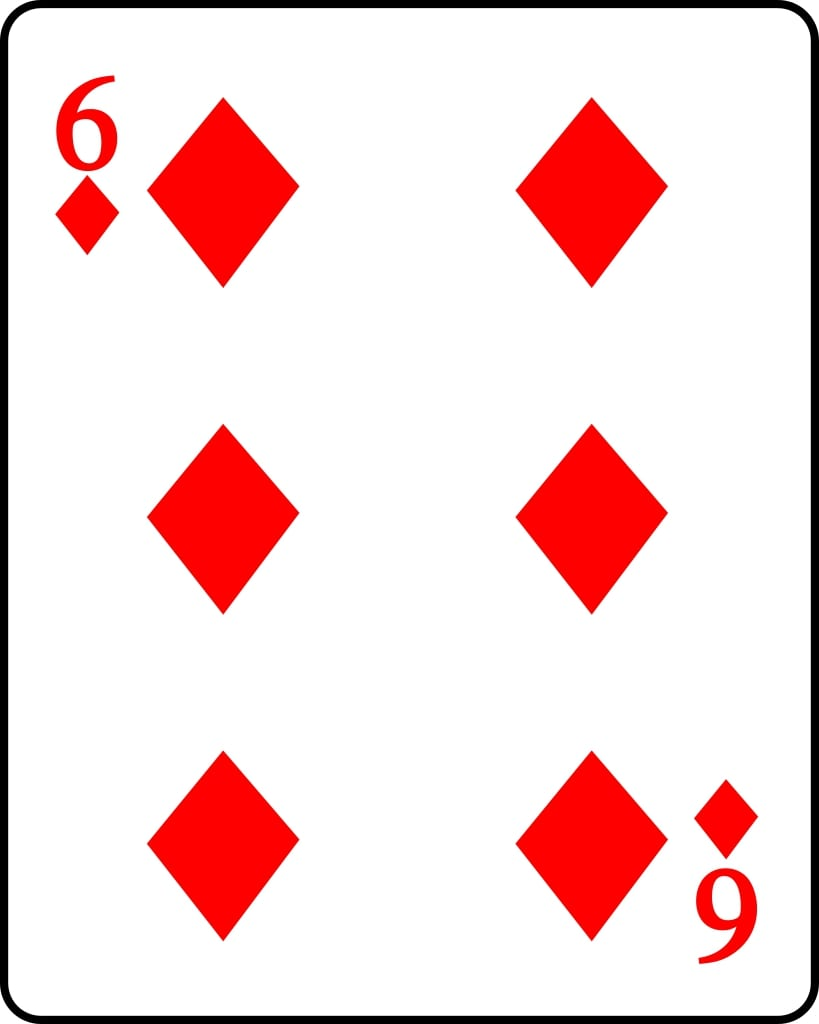
#> input picture template_matching_under_noise/card.jpg, 819 x 1024 px
$ python template_matching_under_noise.py
#> lines starting #> are read from the running program, lines starting #| are printed output that depends on the picture; after the words box and inside, x2 and y2 are one past the last pixel; in counts of white or black regions, pixels touching at a corner belong together
# ΑΠΑΙΤΟΥΜΕΝΑ ΠΑΚΕΤΑ
import cv2
import numpy as np
import random
import time
import skimage.metrics
import skimage.measure
import os

# ΚΑΤΑΣΚΕΥΗ ΣΥΝΑΡΤΗΣΗΣ ΘΟΡΥΒΟΥ
def noise(image,prob):
  rows,cols = image.shape
  output = np.zeros(image.shape,np.uint8)
  for i in range(rows):
      for j in range(cols):
         pixel = image[i,j]
         output[i][j] = pixel + (prob * random.random() * pixel) - (prob * random.random() * pixel)
  return output

# ΔΗΛΩΣΗ ΤΟΥ ΒΑΣΙΚΟΥ ΜΟΝΟΠΑΤΙΟΥ
path = r''

# ΕΠΙΛΟΓΗ ΤΟΥ ΜΟΝΟΠΑΤΙΟΥ ΠΟΥ ΦΤΙΑΞΑΜΕ ΠΙΟ ΠΑΝΩ
os.chdir(path)

# ΔΙΑΒΑΣΜΑ ΤΗΣ ΕΙΚΟΝΑΣ
image = cv2.imread('card.jpg')
#> image is the input picture: shape (1024, 819, 3); mean B, G, R 216.3, 216.3, 245.4

# ΔΙΑΒΑΣΜΑ ΤΟΥ TEMPLATE
template = cv2.imread('template.jpg',0)
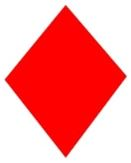
#> input picture template_matching_under_noise/template.JPG, 131 x 163 px, found by its file name
#> template: shape (163, 131); min 59, max 255, mean 176.1
w, h = template.shape[::-1]
#> w = 131; h = 163

### ΕΡΩΤΗΜΑ A ###

# ΔΗΛΩΣΗ ΜΟΝΟΠΑΤΙΟΥ ΑΠΟΘΗΚΕΥΣΗΣ
directory = path + '\_Temp_match_noise'

# ΕΠΙΛΟΓΗ ΤΟΥ ΜΟΝΟΠΑΤΙΟΥ ΠΟΥ ΦΤΙΑΞΑΜΕ ΠΙΟ ΠΑΝΩ
os.chdir(directory)

# NOISE 0%
# ΑΝΤΙΓΡΑΦΗ ΤΗΣ ΑΡΧΙΚΗΣ ΕΙΚΟΝΑΣ
img = image.copy()

# ΜΕΤΑΤΡΟΠΗ ΤΗΣ ΕΙΚΟΝΑΣ ΣΕ ΓΚΡΙ
img_gray = cv2.cvtColor(img, cv2.COLOR_BGR2GRAY)

# ΕΙΣΑΓΩΓΗ ΘΟΡΥΒΟΥ
img_gray_noise_0 = noise(img_gray,0)

# ΤΡΕΞΙΜΟ ΤΟΥ TEMPLATE MATCHING
res = cv2.matchTemplate(img_gray_noise_0,template,cv2.TM_CCOEFF_NORMED)
threshold = 0.5
loc = np.where( res >= threshold)
#> loc = 12923 positions, rows 82 to 794, columns 134 to 549

# ΣΧΕΔΙΑΣΜΟΣ ΤΩΝ ΚΟΥΤΙΩΝ ΣΤΑ ΚΑΤΑΛΛΗΛΑ ΣΗΜΕΙΑ
for pt in zip(*loc[::-1]):
    cv2.rectangle(img, pt, (pt[0] + w, pt[1] + h), (0,255,255), 2)
#> this loop made 12923 passes
#> pt on passes 1 to 3: (162, 82), (163, 82), (164, 82)

# ΕΜΦΑΝΙΣΗ ΤΗΣ ΕΙΚΟΝΑΣ
cv2.namedWindow('Detection with 0% noise', cv2.WINDOW_NORMAL)
cv2.imshow('Detection with 0% noise',img)
cv2.resizeWindow('Detection with 0% noise', 819, 1024)
cv2.imwrite('0%_noise.jpg', img)
cv2.waitKey()
cv2.destroyAllWindows()


# NOISE 5%
# ΑΝΤΙΓΡΑΦΗ ΤΗΣ ΑΡΧΙΚΗΣ ΕΙΚΟΝΑΣ
img = image.copy()

# ΜΕΤΑΤΡΟΠΗ ΤΗΣ ΕΙΚΟΝΑΣ ΣΕ ΓΚΡΙ
img_gray = cv2.cvtColor(img, cv2.COLOR_BGR2GRAY)

# ΕΙΣΑΓΩΓΗ ΘΟΡΥΒΟΥ
img_gray_noise_5 = noise(img_gray,0.05)

# ΤΡΕΞΙΜΟ ΤΟΥ TEMPLATE MATCHING
res = cv2.matchTemplate(img_gray_noise_5,template,cv2.TM_CCOEFF_NORMED)
threshold = 0.3
loc = np.where( res >= threshold)
#> loc = 4753 positions, rows 91 to 785, columns 141 to 542

# ΣΧΕΔΙΑΣΜΟΣ ΤΩΝ ΚΟΥΤΙΩΝ ΣΤΑ ΚΑΤΑΛΛΗΛΑ ΣΗΜΕΙΑ
for pt in zip(*loc[::-1]):
    cv2.rectangle(img, pt, (pt[0] + w, pt[1] + h), (0,255,255), 2)
#> this loop made 4753 passes
#> pt on passes 1 to 3: (156, 91), (157, 91), (158, 91)
#> img: shape (1024, 819, 3); 15.71% of pixels changed, all inside (x1, y1, x2, y2) = (140, 90, 675, 950)

# ΕΜΦΑΝΙΣΗ ΤΗΣ ΕΙΚΟΝΑΣ
cv2.namedWindow('Detection with 5% noise', cv2.WINDOW_NORMAL)
cv2.imshow('Detection with 5% noise',img)
cv2.resizeWindow('Detection with 5% noise', 819, 1024)
cv2.imwrite('5%_noise.jpg', img)
cv2.waitKey()
cv2.destroyAllWindows()


# NOISE 10%
# ΑΝΤΙΓΡΑΦΗ ΤΗΣ ΑΡΧΙΚΗΣ ΕΙΚΟΝΑΣ
img = image.copy()

# ΜΕΤΑΤΡΟΠΗ ΤΗΣ ΕΙΚΟΝΑΣ ΣΕ ΓΚΡΙ
img_gray = cv2.cvtColor(img, cv2.COLOR_BGR2GRAY)

# ΕΙΣΑΓΩΓΗ ΘΟΡΥΒΟΥ
img_gray_noise_10 = noise(img_gray,0.1)
#> call 3 of noise, with prob = 0.1
#> after the loop in noise (call 3), `for i in range(rows):`:
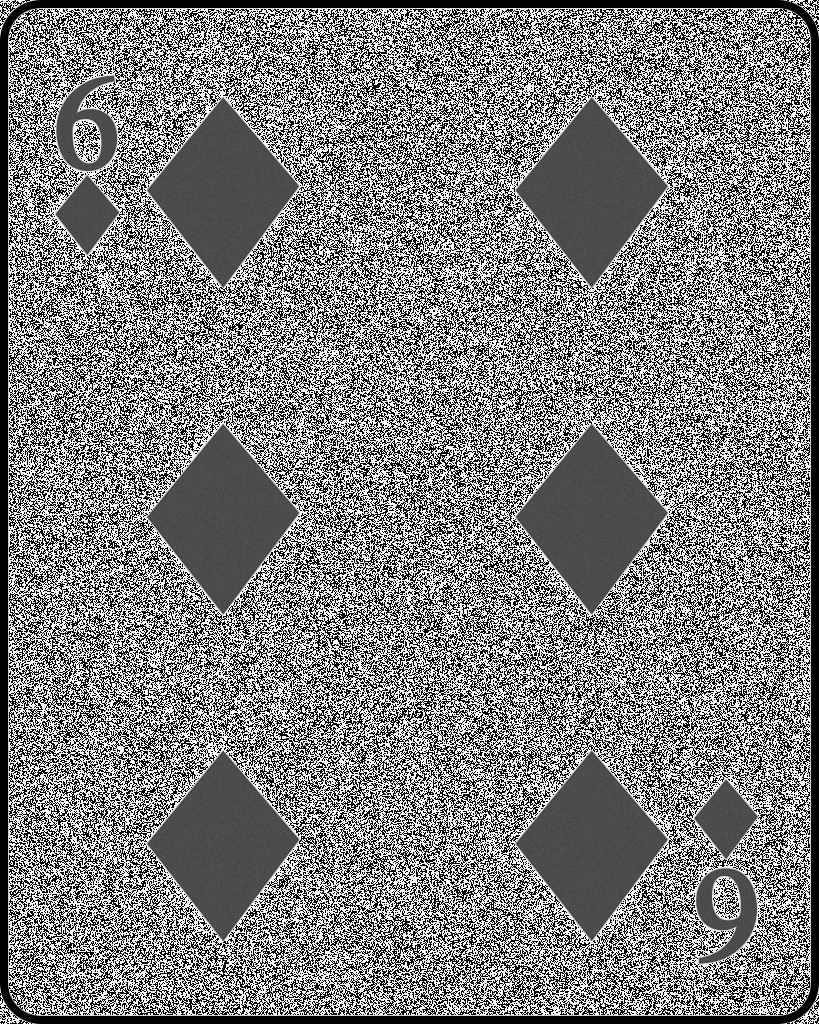
#> output: shape (1024, 819); min 0, max 255, mean 126.2

# ΤΡΕΞΙΜΟ ΤΟΥ TEMPLATE MATCHING
res = cv2.matchTemplate(img_gray_noise_10,template,cv2.TM_CCOEFF_NORMED)
threshold = 0.3
loc = np.where( res >= threshold)
#> loc = 30 positions, rows 96 to 782, columns 156 to 539

# ΣΧΕΔΙΑΣΜΟΣ ΤΩΝ ΚΟΥΤΙΩΝ ΣΤΑ ΚΑΤΑΛΛΗΛΑ ΣΗΜΕΙΑ
for pt in zip(*loc[::-1]):
    cv2.rectangle(img, pt, (pt[0] + w, pt[1] + h), (0,255,255), 2)
#> this loop made 30 passes
#> pt on passes 1 to 12: (156, 96), (525, 96), (156, 97), (539, 109), (512, 764), (526, 775), (527, 775), (527, 776), (526, 777), (527, 777), (525, 778), (526, 778)
#> img: shape (1024, 819, 3); 1.76% of pixels changed, all inside (x1, y1, x2, y2) = (155, 95, 672, 947)

# ΕΜΦΑΝΙΣΗ ΤΗΣ ΕΙΚΟΝΑΣ
cv2.namedWindow('Detection with 10% noise', cv2.WINDOW_NORMAL)
cv2.imshow('Detection with 10% noise',img)
cv2.resizeWindow('Detection with 10% noise', 819, 1024)
cv2.imwrite('10%_noise.jpg', img)
cv2.waitKey()
cv2.destroyAllWindows()


# NOISE 15%
# ΑΝΤΙΓΡΑΦΗ ΤΗΣ ΑΡΧΙΚΗΣ ΕΙΚΟΝΑΣ
img = image.copy()

# ΜΕΤΑΤΡΟΠΗ ΤΗΣ ΕΙΚΟΝΑΣ ΣΕ ΓΚΡΙ
img_gray = cv2.cvtColor(img, cv2.COLOR_BGR2GRAY)

# ΕΙΣΑΓΩΓΗ ΘΟΡΥΒΟΥ
img_gray_noise_15 = noise(img_gray,0.15)

# ΤΡΕΞΙΜΟ ΤΟΥ TEMPLATE MATCHING
res = cv2.matchTemplate(img_gray_noise_15,template,cv2.TM_CCOEFF_NORMED)
threshold = 0.3
loc = np.where( res >= threshold)
#> loc = (empty array, empty array)

# ΣΧΕΔΙΑΣΜΟΣ ΤΩΝ ΚΟΥΤΙΩΝ ΣΤΑ ΚΑΤΑΛΛΗΛΑ ΣΗΜΕΙΑ
for pt in zip(*loc[::-1]):
    cv2.rectangle(img, pt, (pt[0] + w, pt[1] + h), (0,255,255), 2)
#> this loop made 0 passes

# ΕΜΦΑΝΙΣΗ ΤΗΣ ΕΙΚΟΝΑΣ
cv2.namedWindow('Detection with 15% noise', cv2.WINDOW_NORMAL)
cv2.imshow('Detection with 15% noise',img)
cv2.resizeWindow('Detection with 15% noise', 819, 1024)
cv2.imwrite('15%_noise.jpg', img)
cv2.waitKey()
cv2.destroyAllWindows()


# NOISE 20%
# ΑΝΤΙΓΡΑΦΗ ΤΗΣ ΑΡΧΙΚΗΣ ΕΙΚΟΝΑΣ
img = image.copy()

# ΜΕΤΑΤΡΟΠΗ ΤΗΣ ΕΙΚΟΝΑΣ ΣΕ ΓΚΡΙ
img_gray = cv2.cvtColor(img, cv2.COLOR_BGR2GRAY)

# ΕΙΣΑΓΩΓΗ ΘΟΡΥΒΟΥ
img_gray_noise_20 = noise(img_gray,0.2)
#> after the loop in noise (call 5), `for i in range(rows):`:
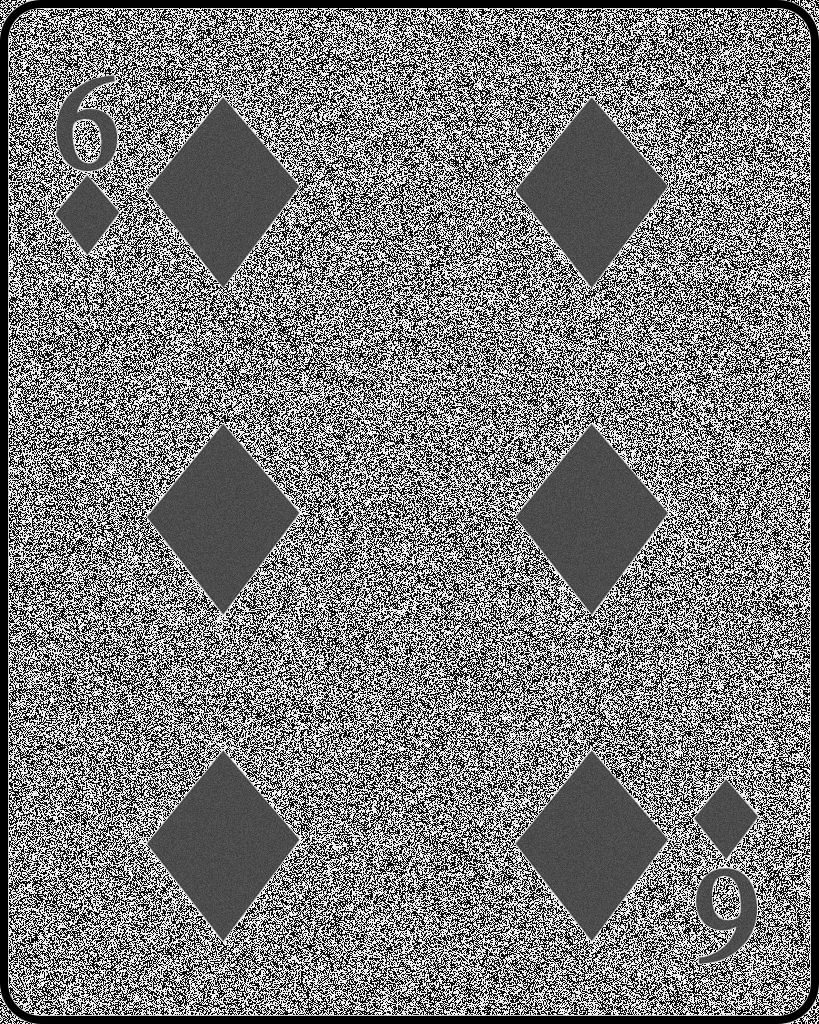
#> output: shape (1024, 819); min 0, max 255, mean 121.7

# ΤΡΕΞΙΜΟ ΤΟΥ TEMPLATE MATCHING
res = cv2.matchTemplate(img_gray_noise_20,template,cv2.TM_CCOEFF_NORMED)
threshold = 0.3
loc = np.where( res >= threshold)

# ΣΧΕΔΙΑΣΜΟΣ ΤΩΝ ΚΟΥΤΙΩΝ ΣΤΑ ΚΑΤΑΛΛΗΛΑ ΣΗΜΕΙΑ
for pt in zip(*loc[::-1]):
    cv2.rectangle(img, pt, (pt[0] + w, pt[1] + h), (0,255,255), 2)

# ΕΜΦΑΝΙΣΗ ΤΗΣ ΕΙΚΟΝΑΣ
cv2.namedWindow('Detection with 20% noise', cv2.WINDOW_NORMAL)
cv2.imshow('Detection with 20% noise',img)
cv2.resizeWindow('Detection with 20% noise', 819, 1024)
cv2.imwrite('20%_noise.jpg', img)
cv2.waitKey()
cv2.destroyAllWindows()


### ΕΡΩΤΗΜΑ B ###

# ΔΗΛΩΣΗ ΜΟΝΟΠΑΤΙΟΥ ΑΠΟΘΗΚΕΥΣΗΣ
directory1 = path + '\_Temp_match_noise_gaussian'

# ΕΠΙΛΟΓΗ ΤΟΥ ΜΟΝΟΠΑΤΙΟΥ ΠΟΥ ΦΤΙΑΞΑΜΕ ΠΙΟ ΠΑΝΩ
os.chdir(directory1)

# NOISE 0% WITH GAUSSIAN FILTER
# ΑΝΤΙΓΡΑΦΗ ΤΗΣ ΑΡΧΙΚΗΣ ΕΙΚΟΝΑΣ
img = image.copy()

# ΕΦΑΡΜΟΓΗ ΤΟΥ GAUSSIAN FILTER
img_noise_gauss_0 = cv2.GaussianBlur(img_gray_noise_0, (5,5), 0)

# ΤΡΕΞΙΜΟ ΤΟΥ TEMPLATE MATCHING
res = cv2.matchTemplate(img_noise_gauss_0,template,cv2.TM_CCOEFF_NORMED)
threshold = 0.5
loc = np.where( res >= threshold)
#> loc = 13265 positions, rows 82 to 794, columns 134 to 549

# ΣΧΕΔΙΑΣΜΟΣ ΤΩΝ ΚΟΥΤΙΩΝ ΣΤΑ ΚΑΤΑΛΛΗΛΑ ΣΗΜΕΙΑ
for pt in zip(*loc[::-1]):
    cv2.rectangle(img, pt, (pt[0] + w, pt[1] + h), (0,255,255), 2)
#> this loop made 13265 passes
#> pt on passes 1 to 3: (151, 82), (152, 82), (153, 82)

# ΕΜΦΑΝΙΣΗ ΤΗΣ ΕΙΚΟΝΑΣ
cv2.namedWindow('Detection with 0% noise and gaussian filter', cv2.WINDOW_NORMAL)
cv2.imshow('Detection with 0% noise and gaussian filter',img)
cv2.resizeWindow('Detection with 0% noise and gaussian filter', 819, 1024)
cv2.imwrite('0%_noise_gaussian.jpg', img)
cv2.waitKey()
cv2.destroyAllWindows()


# NOISE 5% WITH GAUSSIAN FILTER
# ΑΝΤΙΓΡΑΦΗ ΤΗΣ ΑΡΧΙΚΗΣ ΕΙΚΟΝΑΣ
img = image.copy()

# ΕΦΑΡΜΟΓΗ ΤΟΥ GAUSSIAN FILTER
img_noise_gauss_5 = cv2.GaussianBlur(img_gray_noise_5, (5,5), 0)

# ΤΡΕΞΙΜΟ ΤΟΥ TEMPLATE MATCHING
res = cv2.matchTemplate(img_noise_gauss_5,template,cv2.TM_CCOEFF_NORMED)
threshold = 0.3
loc = np.where( res >= threshold)
#> loc = 22098 positions, rows 73 to 802, columns 127 to 555

# ΣΧΕΔΙΑΣΜΟΣ ΤΩΝ ΚΟΥΤΙΩΝ ΣΤΑ ΚΑΤΑΛΛΗΛΑ ΣΗΜΕΙΑ
for pt in zip(*loc[::-1]):
    cv2.rectangle(img, pt, (pt[0] + w, pt[1] + h), (0,255,255), 2)
#> this loop made 22098 passes
#> pt on passes 1 to 3: (541, 73), (542, 73), (543, 73)

# ΕΜΦΑΝΙΣΗ ΤΗΣ ΕΙΚΟΝΑΣ
cv2.namedWindow('Detection with 5% noise and gaussian filter', cv2.WINDOW_NORMAL)
cv2.imshow('Detection with 5% noise and gaussian filter',img)
cv2.resizeWindow('Detection with 5% noise and gaussian filter', 819, 1024)
cv2.imwrite('5%_noise_gaussian.jpg', img)
cv2.waitKey()
cv2.destroyAllWindows()


# NOISE 10% WITH GAUSSIAN FILTER
# ΑΝΤΙΓΡΑΦΗ ΤΗΣ ΑΡΧΙΚΗΣ ΕΙΚΟΝΑΣ
img = image.copy()

# ΕΦΑΡΜΟΓΗ ΤΟΥ GAUSSIAN FILTER
img_noise_gauss_10 = cv2.GaussianBlur(img_gray_noise_10, (5,5), 0)

# ΤΡΕΞΙΜΟ ΤΟΥ TEMPLATE MATCHING
res = cv2.matchTemplate(img_noise_gauss_10,template,cv2.TM_CCOEFF_NORMED)
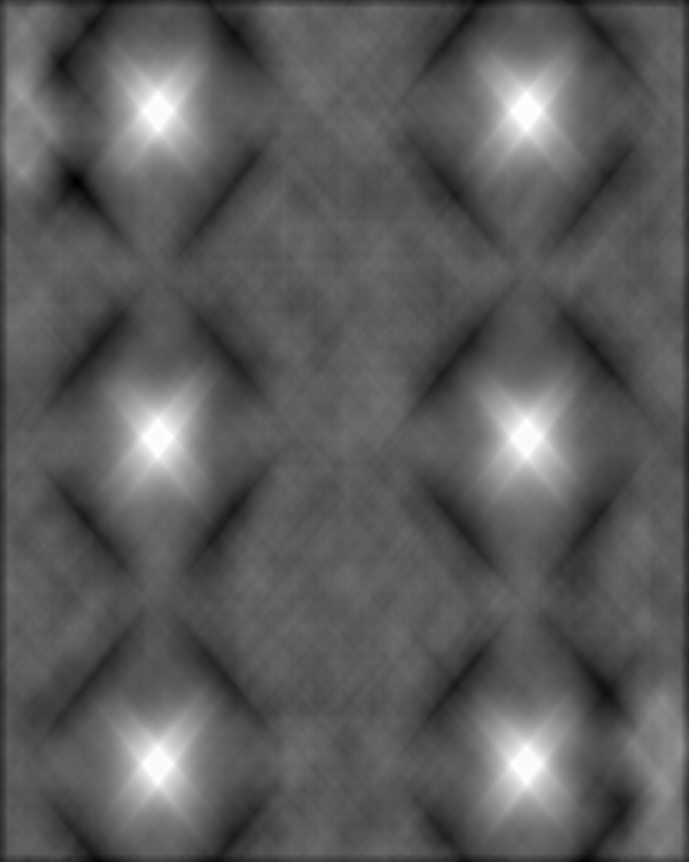
#> res: shape (862, 689) float32; min -0.344, max 0.606, mean -0.000953; drawn with min black and max white
threshold = 0.3
loc = np.where( res >= threshold)
#> loc = 21595 positions, rows 74 to 803, columns 127 to 557

# ΣΧΕΔΙΑΣΜΟΣ ΤΩΝ ΚΟΥΤΙΩΝ ΣΤΑ ΚΑΤΑΛΛΗΛΑ ΣΗΜΕΙΑ
for pt in zip(*loc[::-1]):
    cv2.rectangle(img, pt, (pt[0] + w, pt[1] + h), (0,255,255), 2)
#> this loop made 21595 passes
#> pt on passes 1 to 3: (169, 74), (170, 74), (171, 74)

# ΕΜΦΑΝΙΣΗ ΤΗΣ ΕΙΚΟΝΑΣ
cv2.namedWindow('Detection with 10% noise and gaussian filter', cv2.WINDOW_NORMAL)
cv2.imshow('Detection with 10% noise and gaussian filter',img)
cv2.resizeWindow('Detection with 10% noise and gaussian filter', 819, 1024)
cv2.imwrite('10%_noise_gaussian.jpg', img)
cv2.waitKey()
cv2.destroyAllWindows()


# NOISE 15% WITH GAUSSIAN FILTER
# ΑΝΤΙΓΡΑΦΗ ΤΗΣ ΑΡΧΙΚΗΣ ΕΙΚΟΝΑΣ
img = image.copy()

# ΕΦΑΡΜΟΓΗ ΤΟΥ GAUSSIAN FILTER
img_noise_gauss_15 = cv2.GaussianBlur(img_gray_noise_15, (5,5), 0)
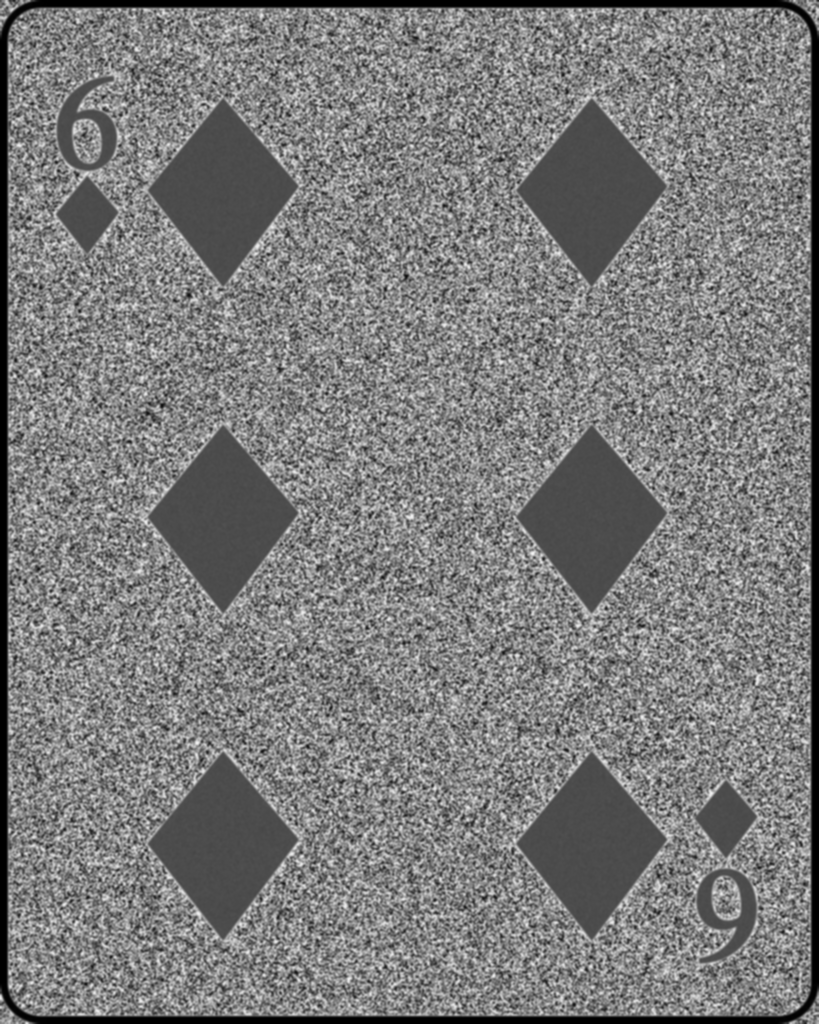
#> img_noise_gauss_15: shape (1024, 819); min 0, max 244, mean 123.3

# ΤΡΕΞΙΜΟ ΤΟΥ TEMPLATE MATCHING
res = cv2.matchTemplate(img_noise_gauss_15,template,cv2.TM_CCOEFF_NORMED)
threshold = 0.3
loc = np.where( res >= threshold)
#> loc = 21776 positions, rows 74 to 804, columns 127 to 556

# ΣΧΕΔΙΑΣΜΟΣ ΤΩΝ ΚΟΥΤΙΩΝ ΣΤΑ ΚΑΤΑΛΛΗΛΑ ΣΗΜΕΙΑ
for pt in zip(*loc[::-1]):
    cv2.rectangle(img, pt, (pt[0] + w, pt[1] + h), (0,255,255), 2)
#> this loop made 21776 passes
#> pt on passes 1 to 3: (173, 74), (170, 75), (171, 75)

# ΕΜΦΑΝΙΣΗ ΤΗΣ ΕΙΚΟΝΑΣ
cv2.namedWindow('Detection with 15% noise and gaussian filter', cv2.WINDOW_NORMAL)
cv2.imshow('Detection with 15% noise and gaussian filter',img)
cv2.resizeWindow('Detection with 15% noise and gaussian filter', 819, 1024)
cv2.imwrite('15%_noise_gaussian.jpg', img)
cv2.waitKey()
cv2.destroyAllWindows()


# NOISE 20% WITH GAUSSIAN FILTER
# ΑΝΤΙΓΡΑΦΗ ΤΗΣ ΑΡΧΙΚΗΣ ΕΙΚΟΝΑΣ
img = image.copy()

# ΕΦΑΡΜΟΓΗ ΤΟΥ GAUSSIAN FILTER
img_noise_gauss_20 = cv2.GaussianBlur(img_gray_noise_20, (5,5), 0)

# ΤΡΕΞΙΜΟ ΤΟΥ TEMPLATE MATCHING
res = cv2.matchTemplate(img_noise_gauss_20,template,cv2.TM_CCOEFF_NORMED)
threshold = 0.3
loc = np.where( res >= threshold)
#> loc = 22303 positions, rows 75 to 804, columns 126 to 556

# ΣΧΕΔΙΑΣΜΟΣ ΤΩΝ ΚΟΥΤΙΩΝ ΣΤΑ ΚΑΤΑΛΛΗΛΑ ΣΗΜΕΙΑ
for pt in zip(*loc[::-1]):
    cv2.rectangle(img, pt, (pt[0] + w, pt[1] + h), (0,255,255), 2)
#> this loop made 22303 passes
#> pt on passes 1 to 3: (141, 75), (142, 75), (143, 75)
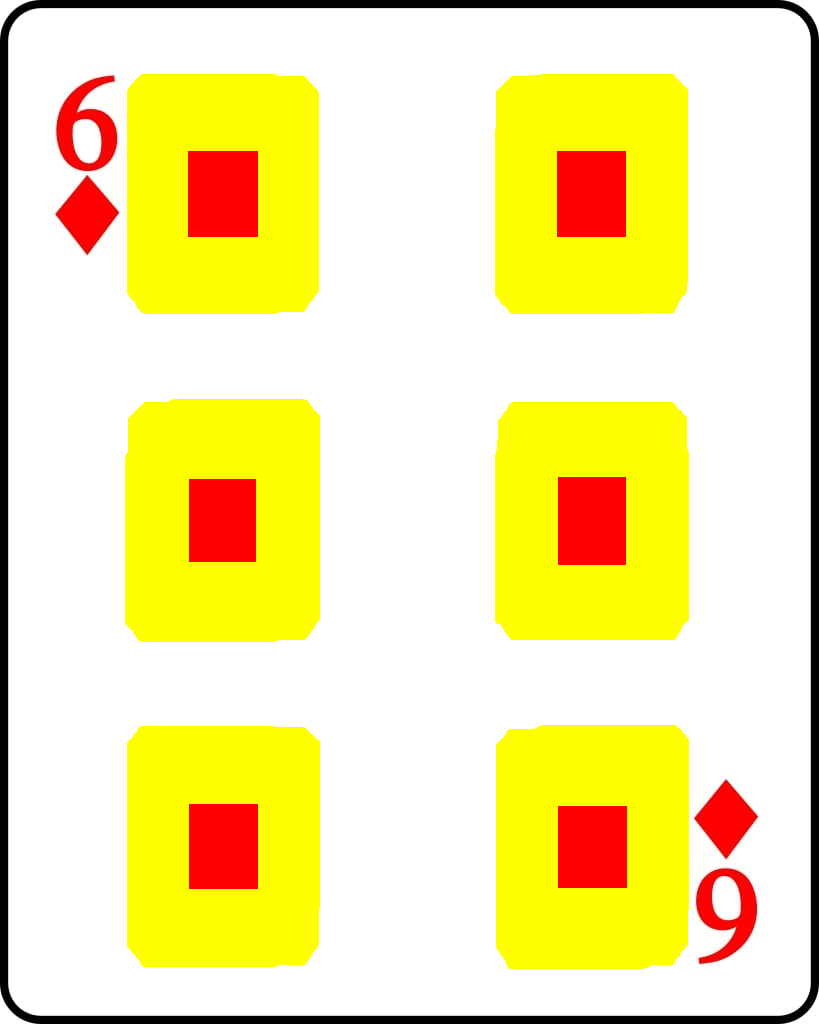
#> img: shape (1024, 819, 3); mean B, G, R 159.3, 232.2, 245.8

# ΕΜΦΑΝΙΣΗ ΤΗΣ ΕΙΚΟΝΑΣ
cv2.namedWindow('Detection with 20% noise and gaussian filter', cv2.WINDOW_NORMAL)
cv2.imshow('Detection with 20% noise and gaussian filter',img)
cv2.resizeWindow('Detection with 20% noise and gaussian filter', 819, 1024)
cv2.imwrite('20%_noise_gaussian.jpg', img)
cv2.waitKey()
cv2.destroyAllWindows()
